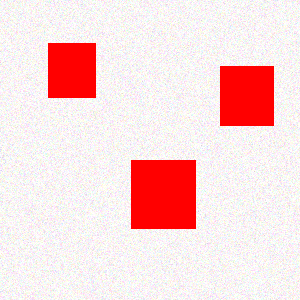
#> input picture test1.png, 300 x 300 px, given in place of the camera
$ python ert.py
#> lines starting #> are read from the running program, lines starting #| are printed output that depends on the picture; after the words box and inside, x2 and y2 are one past the last pixel; in counts of white or black regions, pixels touching at a corner belong together
import cv2
import numpy as np

cap = cv2.VideoCapture(0)

window_name = "Window"


def callback(x):
    pass


cv2.namedWindow(window_name)
cv2.createTrackbar("lowH", window_name, 0, 255, callback)
#> slider 'lowH' is set to 51
cv2.createTrackbar("lowS", window_name, 0, 255, callback)
#> slider 'lowS' is set to 51
cv2.createTrackbar("lowV", window_name, 0, 255, callback)
#> slider 'lowV' is set to 51
cv2.createTrackbar("upH", window_name, 0, 255, callback)
#> slider 'upH' is set to 255
cv2.createTrackbar("upS", window_name, 0, 255, callback)
#> slider 'upS' is set to 255
cv2.createTrackbar("upV", window_name, 0, 255, callback)
#> slider 'upV' is set to 255

while True:
    upH = cv2.getTrackbarPos("upH", window_name)
    upV = cv2.getTrackbarPos("upV", window_name)
    upS = cv2.getTrackbarPos("upS", window_name)
    lowH = cv2.getTrackbarPos("lowH", window_name)
    lowV = cv2.getTrackbarPos("lowV", window_name)
    lowS = cv2.getTrackbarPos("lowS", window_name)

    ret, frame = cap.read()
#> frame is the input picture: shape (300, 300, 3); mean B, G, R 216.2, 216.2, 248.6

    frame = cv2.resize(frame, (240, 180))
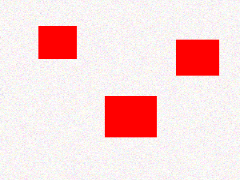
#> frame: shape (180, 240, 3); mean B, G, R 216.1, 216.2, 248.5
    frame = cv2.bilateralFilter(frame, 9, 120, 120)
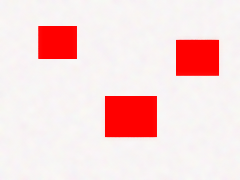
#> frame: shape (180, 240, 3); mean B, G, R 216.2, 216.2, 248.6

    lower = np.array([lowH, lowS, lowV])
    upper = np.array([upH, upS, upV])

    hvs = cv2.cvtColor(frame, cv2.COLOR_BGR2HSV)
#> hvs: shape (180, 240, 3); mean H, S, V 61.2, 33.1, 248.6
    mask = cv2.inRange(hvs, lower, upper)
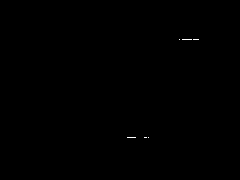
#> mask: shape (180, 240); 0.07% white in thin lines or dots, all inside (x1, y1, x2, y2) = (127, 39, 199, 138)
    res = cv2.bitwise_and(frame, frame, mask=mask)

    cv2.imshow("frame", frame)
    cv2.imshow("mask", mask)

    if cv2.waitKey(1) & 0xFF == ord("q"):
#> (key q is pressed here)
        break

cap.release()
cv2.destroyAllWindows()
